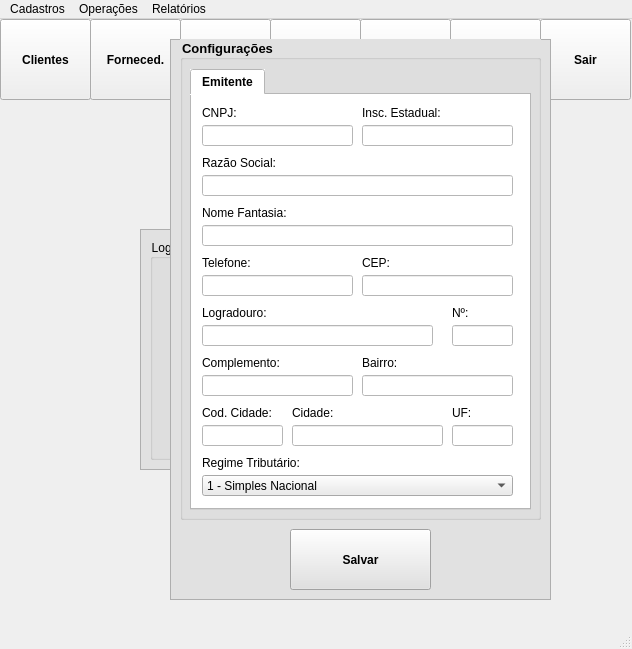
<?xml version="1.0" encoding="UTF-8"?>
<ui version="4.0">
 <class>MainWindow</class>
 <widget class="QMainWindow" name="MainWindow">
  <property name="geometry">
   <rect>
    <x>0</x>
    <y>0</y>
    <width>632</width>
    <height>649</height>
   </rect>
  </property>
  <property name="windowTitle">
   <string>MainWindow</string>
  </property>
  <widget class="QWidget" name="centralwidget">
   <widget class="QToolButton" name="bt_clientes">
    <property name="geometry">
     <rect>
      <x>0</x>
      <y>0</y>
      <width>91</width>
      <height>81</height>
     </rect>
    </property>
    <property name="font">
     <font>
      <weight>75</weight>
      <bold>true</bold>
     </font>
    </property>
    <property name="text">
     <string>Clientes</string>
    </property>
    <property name="icon">
     <iconset>
      <normaloff>../../financeiro/icons/iconClientes.png</normaloff>../../financeiro/icons/iconClientes.png</iconset>
    </property>
    <property name="iconSize">
     <size>
      <width>50</width>
      <height>50</height>
     </size>
    </property>
    <property name="toolButtonStyle">
     <enum>Qt::ToolButtonTextUnderIcon</enum>
    </property>
   </widget>
   <widget class="QToolButton" name="bt_fornecedores">
    <property name="geometry">
     <rect>
      <x>90</x>
      <y>0</y>
      <width>91</width>
      <height>81</height>
     </rect>
    </property>
    <property name="font">
     <font>
      <weight>75</weight>
      <bold>true</bold>
     </font>
    </property>
    <property name="text">
     <string>Forneced.</string>
    </property>
    <property name="icon">
     <iconset>
      <normaloff>../../financeiro/icons/iconFornecedor.png</normaloff>../../financeiro/icons/iconFornecedor.png</iconset>
    </property>
    <property name="iconSize">
     <size>
      <width>50</width>
      <height>50</height>
     </size>
    </property>
    <property name="toolButtonStyle">
     <enum>Qt::ToolButtonTextUnderIcon</enum>
    </property>
   </widget>
   <widget class="QToolButton" name="bt_transportadora">
    <property name="geometry">
     <rect>
      <x>180</x>
      <y>0</y>
      <width>91</width>
      <height>81</height>
     </rect>
    </property>
    <property name="font">
     <font>
      <weight>75</weight>
      <bold>true</bold>
     </font>
    </property>
    <property name="text">
     <string>Transport.</string>
    </property>
    <property name="icon">
     <iconset>
      <normaloff>../../financeiro/icons/iconTransportador.png</normaloff>../../financeiro/icons/iconTransportador.png</iconset>
    </property>
    <property name="iconSize">
     <size>
      <width>50</width>
      <height>50</height>
     </size>
    </property>
    <property name="toolButtonStyle">
     <enum>Qt::ToolButtonTextUnderIcon</enum>
    </property>
   </widget>
   <widget class="QToolButton" name="bt_emissao">
    <property name="geometry">
     <rect>
      <x>270</x>
      <y>0</y>
      <width>91</width>
      <height>81</height>
     </rect>
    </property>
    <property name="font">
     <font>
      <weight>75</weight>
      <bold>true</bold>
     </font>
    </property>
    <property name="text">
     <string>Emissão</string>
    </property>
    <property name="icon">
     <iconset>
      <normaloff>../../financeiro/icons/iconNFE.png</normaloff>../../financeiro/icons/iconNFE.png</iconset>
    </property>
    <property name="iconSize">
     <size>
      <width>50</width>
      <height>50</height>
     </size>
    </property>
    <property name="toolButtonStyle">
     <enum>Qt::ToolButtonTextUnderIcon</enum>
    </property>
   </widget>
   <widget class="QToolButton" name="bt_inutilizado">
    <property name="geometry">
     <rect>
      <x>360</x>
      <y>0</y>
      <width>91</width>
      <height>81</height>
     </rect>
    </property>
    <property name="font">
     <font>
      <weight>75</weight>
      <bold>true</bold>
     </font>
    </property>
    <property name="text">
     <string/>
    </property>
    <property name="iconSize">
     <size>
      <width>50</width>
      <height>50</height>
     </size>
    </property>
    <property name="toolButtonStyle">
     <enum>Qt::ToolButtonTextUnderIcon</enum>
    </property>
   </widget>
   <widget class="QToolButton" name="bt_trava">
    <property name="geometry">
     <rect>
      <x>450</x>
      <y>0</y>
      <width>91</width>
      <height>81</height>
     </rect>
    </property>
    <property name="font">
     <font>
      <weight>75</weight>
      <bold>true</bold>
     </font>
    </property>
    <property name="text">
     <string>Trava</string>
    </property>
    <property name="icon">
     <iconset>
      <normaloff>../../financeiro/icons/iconTrava.png</normaloff>../../financeiro/icons/iconTrava.png</iconset>
    </property>
    <property name="iconSize">
     <size>
      <width>50</width>
      <height>50</height>
     </size>
    </property>
    <property name="toolButtonStyle">
     <enum>Qt::ToolButtonTextUnderIcon</enum>
    </property>
   </widget>
   <widget class="QToolButton" name="bt_sair">
    <property name="geometry">
     <rect>
      <x>540</x>
      <y>0</y>
      <width>91</width>
      <height>81</height>
     </rect>
    </property>
    <property name="font">
     <font>
      <weight>75</weight>
      <bold>true</bold>
     </font>
    </property>
    <property name="text">
     <string>Sair</string>
    </property>
    <property name="icon">
     <iconset>
      <normaloff>../../financeiro/icons/iconSair.png</normaloff>../../financeiro/icons/iconSair.png</iconset>
    </property>
    <property name="iconSize">
     <size>
      <width>50</width>
      <height>50</height>
     </size>
    </property>
    <property name="toolButtonStyle">
     <enum>Qt::ToolButtonTextUnderIcon</enum>
    </property>
   </widget>
   <widget class="QFrame" name="frameLogin">
    <property name="geometry">
     <rect>
      <x>140</x>
      <y>210</y>
      <width>351</width>
      <height>241</height>
     </rect>
    </property>
    <property name="styleSheet">
     <string notr="true">background-color: rgb(225, 225, 225);</string>
    </property>
    <property name="frameShape">
     <enum>QFrame::StyledPanel</enum>
    </property>
    <property name="frameShadow">
     <enum>QFrame::Raised</enum>
    </property>
    <widget class="QGroupBox" name="gb_login">
     <property name="geometry">
      <rect>
       <x>10</x>
       <y>10</y>
       <width>331</width>
       <height>221</height>
      </rect>
     </property>
     <property name="title">
      <string>Login:</string>
     </property>
     <widget class="QLabel" name="txt_usuario">
      <property name="geometry">
       <rect>
        <x>50</x>
        <y>50</y>
        <width>55</width>
        <height>16</height>
       </rect>
      </property>
      <property name="text">
       <string>Usuário:</string>
      </property>
     </widget>
     <widget class="QLabel" name="txt_senha">
      <property name="geometry">
       <rect>
        <x>50</x>
        <y>100</y>
        <width>55</width>
        <height>16</height>
       </rect>
      </property>
      <property name="text">
       <string>Senha:</string>
      </property>
     </widget>
     <widget class="QLineEdit" name="lb_usuario">
      <property name="geometry">
       <rect>
        <x>110</x>
        <y>40</y>
        <width>141</width>
        <height>31</height>
       </rect>
      </property>
      <property name="styleSheet">
       <string notr="true">background-color: rgb(255, 255, 255);</string>
      </property>
      <property name="maxLength">
       <number>3</number>
      </property>
     </widget>
     <widget class="QLineEdit" name="lb_senha">
      <property name="geometry">
       <rect>
        <x>110</x>
        <y>90</y>
        <width>141</width>
        <height>31</height>
       </rect>
      </property>
      <property name="styleSheet">
       <string notr="true">background-color: rgb(255, 255, 255);</string>
      </property>
      <property name="maxLength">
       <number>10</number>
      </property>
      <property name="echoMode">
       <enum>QLineEdit::Password</enum>
      </property>
     </widget>
     <widget class="QToolButton" name="bt_login">
      <property name="geometry">
       <rect>
        <x>110</x>
        <y>140</y>
        <width>141</width>
        <height>61</height>
       </rect>
      </property>
      <property name="font">
       <font>
        <weight>75</weight>
        <bold>true</bold>
       </font>
      </property>
      <property name="text">
       <string>Login</string>
      </property>
      <property name="icon">
       <iconset>
        <normaloff>../../financeiro/icons/iconConfirmar.png</normaloff>../../financeiro/icons/iconConfirmar.png</iconset>
      </property>
      <property name="iconSize">
       <size>
        <width>48</width>
        <height>48</height>
       </size>
      </property>
      <property name="toolButtonStyle">
       <enum>Qt::ToolButtonTextBesideIcon</enum>
      </property>
      <property name="arrowType">
       <enum>Qt::NoArrow</enum>
      </property>
     </widget>
    </widget>
   </widget>
   <widget class="QFrame" name="frameConfiguracoes">
    <property name="geometry">
     <rect>
      <x>170</x>
      <y>20</y>
      <width>381</width>
      <height>561</height>
     </rect>
    </property>
    <property name="styleSheet">
     <string notr="true">background-color: rgb(225, 225, 225);</string>
    </property>
    <property name="frameShape">
     <enum>QFrame::StyledPanel</enum>
    </property>
    <property name="frameShadow">
     <enum>QFrame::Raised</enum>
    </property>
    <widget class="QGroupBox" name="gb_configuracoes">
     <property name="geometry">
      <rect>
       <x>10</x>
       <y>0</y>
       <width>361</width>
       <height>481</height>
      </rect>
     </property>
     <property name="font">
      <font>
       <pointsize>10</pointsize>
       <weight>75</weight>
       <bold>true</bold>
      </font>
     </property>
     <property name="title">
      <string>Configurações</string>
     </property>
     <widget class="QTabWidget" name="tb_configuracoes">
      <property name="geometry">
       <rect>
        <x>10</x>
        <y>30</y>
        <width>341</width>
        <height>441</height>
       </rect>
      </property>
      <property name="font">
       <font>
        <weight>75</weight>
        <bold>true</bold>
       </font>
      </property>
      <property name="styleSheet">
       <string notr="true">background-color: rgb(255, 255, 255);</string>
      </property>
      <property name="currentIndex">
       <number>0</number>
      </property>
      <widget class="QWidget" name="tabEmitente">
       <attribute name="title">
        <string>Emitente</string>
       </attribute>
       <widget class="QLabel" name="txt_cnpj">
        <property name="geometry">
         <rect>
          <x>10</x>
          <y>10</y>
          <width>55</width>
          <height>16</height>
         </rect>
        </property>
        <property name="text">
         <string>CNPJ:</string>
        </property>
       </widget>
       <widget class="QLineEdit" name="lb_cnpj">
        <property name="geometry">
         <rect>
          <x>10</x>
          <y>30</y>
          <width>151</width>
          <height>21</height>
         </rect>
        </property>
        <property name="styleSheet">
         <string notr="true">background-color: rgb(255, 255, 255);</string>
        </property>
        <property name="maxLength">
         <number>14</number>
        </property>
        <property name="frame">
         <bool>true</bool>
        </property>
       </widget>
       <widget class="QLabel" name="txt_inscrEstadual">
        <property name="geometry">
         <rect>
          <x>170</x>
          <y>10</y>
          <width>100</width>
          <height>16</height>
         </rect>
        </property>
        <property name="text">
         <string>Insc. Estadual:</string>
        </property>
       </widget>
       <widget class="QLineEdit" name="lb_inscestadual">
        <property name="geometry">
         <rect>
          <x>170</x>
          <y>30</y>
          <width>151</width>
          <height>21</height>
         </rect>
        </property>
        <property name="styleSheet">
         <string notr="true">background-color: rgb(255, 255, 255);</string>
        </property>
        <property name="maxLength">
         <number>12</number>
        </property>
        <property name="frame">
         <bool>true</bool>
        </property>
       </widget>
       <widget class="QLabel" name="txt_razaoSocial">
        <property name="geometry">
         <rect>
          <x>10</x>
          <y>60</y>
          <width>101</width>
          <height>16</height>
         </rect>
        </property>
        <property name="text">
         <string>Razão Social:</string>
        </property>
       </widget>
       <widget class="QLineEdit" name="lb_razaoSocial">
        <property name="geometry">
         <rect>
          <x>10</x>
          <y>80</y>
          <width>311</width>
          <height>21</height>
         </rect>
        </property>
        <property name="styleSheet">
         <string notr="true">background-color: rgb(255, 255, 255);</string>
        </property>
        <property name="text">
         <string/>
        </property>
        <property name="maxLength">
         <number>50</number>
        </property>
        <property name="frame">
         <bool>true</bool>
        </property>
       </widget>
       <widget class="QLineEdit" name="lb_nomeFantasia">
        <property name="geometry">
         <rect>
          <x>10</x>
          <y>130</y>
          <width>311</width>
          <height>21</height>
         </rect>
        </property>
        <property name="styleSheet">
         <string notr="true">background-color: rgb(255, 255, 255);</string>
        </property>
        <property name="maxLength">
         <number>50</number>
        </property>
        <property name="frame">
         <bool>true</bool>
        </property>
       </widget>
       <widget class="QLabel" name="txt_nomeFantasia">
        <property name="geometry">
         <rect>
          <x>10</x>
          <y>110</y>
          <width>101</width>
          <height>16</height>
         </rect>
        </property>
        <property name="text">
         <string>Nome Fantasia:</string>
        </property>
       </widget>
       <widget class="QLineEdit" name="lb_cep">
        <property name="geometry">
         <rect>
          <x>170</x>
          <y>180</y>
          <width>151</width>
          <height>21</height>
         </rect>
        </property>
        <property name="styleSheet">
         <string notr="true">background-color: rgb(255, 255, 255);</string>
        </property>
        <property name="maxLength">
         <number>9</number>
        </property>
        <property name="frame">
         <bool>true</bool>
        </property>
       </widget>
       <widget class="QLabel" name="txt_telefone">
        <property name="geometry">
         <rect>
          <x>10</x>
          <y>160</y>
          <width>55</width>
          <height>16</height>
         </rect>
        </property>
        <property name="text">
         <string>Telefone:</string>
        </property>
       </widget>
       <widget class="QLabel" name="txt_cep">
        <property name="geometry">
         <rect>
          <x>170</x>
          <y>160</y>
          <width>100</width>
          <height>16</height>
         </rect>
        </property>
        <property name="text">
         <string>CEP:</string>
        </property>
       </widget>
       <widget class="QLineEdit" name="lb_telefone">
        <property name="geometry">
         <rect>
          <x>10</x>
          <y>180</y>
          <width>151</width>
          <height>21</height>
         </rect>
        </property>
        <property name="styleSheet">
         <string notr="true">background-color: rgb(255, 255, 255);</string>
        </property>
        <property name="maxLength">
         <number>15</number>
        </property>
        <property name="frame">
         <bool>true</bool>
        </property>
       </widget>
       <widget class="QLabel" name="txt_logradouro">
        <property name="geometry">
         <rect>
          <x>10</x>
          <y>210</y>
          <width>101</width>
          <height>16</height>
         </rect>
        </property>
        <property name="text">
         <string>Logradouro:</string>
        </property>
       </widget>
       <widget class="QLineEdit" name="lb_logradouro">
        <property name="geometry">
         <rect>
          <x>10</x>
          <y>230</y>
          <width>231</width>
          <height>21</height>
         </rect>
        </property>
        <property name="styleSheet">
         <string notr="true">background-color: rgb(255, 255, 255);</string>
        </property>
        <property name="maxLength">
         <number>3</number>
        </property>
        <property name="frame">
         <bool>true</bool>
        </property>
       </widget>
       <widget class="QLabel" name="txt_numero">
        <property name="geometry">
         <rect>
          <x>260</x>
          <y>210</y>
          <width>41</width>
          <height>16</height>
         </rect>
        </property>
        <property name="text">
         <string>Nº:</string>
        </property>
       </widget>
       <widget class="QLineEdit" name="lb_numero">
        <property name="geometry">
         <rect>
          <x>260</x>
          <y>230</y>
          <width>61</width>
          <height>21</height>
         </rect>
        </property>
        <property name="styleSheet">
         <string notr="true">background-color: rgb(255, 255, 255);</string>
        </property>
        <property name="maxLength">
         <number>3</number>
        </property>
        <property name="frame">
         <bool>true</bool>
        </property>
       </widget>
       <widget class="QLineEdit" name="lb_complemento">
        <property name="geometry">
         <rect>
          <x>10</x>
          <y>280</y>
          <width>151</width>
          <height>21</height>
         </rect>
        </property>
        <property name="styleSheet">
         <string notr="true">background-color: rgb(255, 255, 255);</string>
        </property>
        <property name="maxLength">
         <number>15</number>
        </property>
        <property name="frame">
         <bool>true</bool>
        </property>
       </widget>
       <widget class="QLabel" name="txt_complemento">
        <property name="geometry">
         <rect>
          <x>10</x>
          <y>260</y>
          <width>101</width>
          <height>16</height>
         </rect>
        </property>
        <property name="text">
         <string>Complemento:</string>
        </property>
       </widget>
       <widget class="QLabel" name="txt_bairro">
        <property name="geometry">
         <rect>
          <x>170</x>
          <y>260</y>
          <width>100</width>
          <height>16</height>
         </rect>
        </property>
        <property name="text">
         <string>Bairro:</string>
        </property>
       </widget>
       <widget class="QLineEdit" name="lb_endereco">
        <property name="geometry">
         <rect>
          <x>170</x>
          <y>280</y>
          <width>151</width>
          <height>21</height>
         </rect>
        </property>
        <property name="styleSheet">
         <string notr="true">background-color: rgb(255, 255, 255);</string>
        </property>
        <property name="maxLength">
         <number>20</number>
        </property>
        <property name="frame">
         <bool>true</bool>
        </property>
       </widget>
       <widget class="QLineEdit" name="lb_codCidade">
        <property name="geometry">
         <rect>
          <x>10</x>
          <y>330</y>
          <width>81</width>
          <height>21</height>
         </rect>
        </property>
        <property name="styleSheet">
         <string notr="true">background-color: rgb(255, 255, 255);</string>
        </property>
        <property name="maxLength">
         <number>7</number>
        </property>
        <property name="frame">
         <bool>true</bool>
        </property>
       </widget>
       <widget class="QLineEdit" name="lb_cidade">
        <property name="geometry">
         <rect>
          <x>100</x>
          <y>330</y>
          <width>151</width>
          <height>21</height>
         </rect>
        </property>
        <property name="styleSheet">
         <string notr="true">background-color: rgb(255, 255, 255);</string>
        </property>
        <property name="maxLength">
         <number>30</number>
        </property>
        <property name="frame">
         <bool>true</bool>
        </property>
       </widget>
       <widget class="QLabel" name="txt_cidade">
        <property name="geometry">
         <rect>
          <x>100</x>
          <y>310</y>
          <width>111</width>
          <height>16</height>
         </rect>
        </property>
        <property name="text">
         <string>Cidade:</string>
        </property>
       </widget>
       <widget class="QLabel" name="txt_codCidade">
        <property name="geometry">
         <rect>
          <x>10</x>
          <y>310</y>
          <width>81</width>
          <height>16</height>
         </rect>
        </property>
        <property name="text">
         <string>Cod. Cidade:</string>
        </property>
       </widget>
       <widget class="QLineEdit" name="lb_uf">
        <property name="geometry">
         <rect>
          <x>260</x>
          <y>330</y>
          <width>61</width>
          <height>21</height>
         </rect>
        </property>
        <property name="styleSheet">
         <string notr="true">background-color: rgb(255, 255, 255);</string>
        </property>
        <property name="maxLength">
         <number>2</number>
        </property>
        <property name="frame">
         <bool>true</bool>
        </property>
       </widget>
       <widget class="QLabel" name="txt_uf">
        <property name="geometry">
         <rect>
          <x>260</x>
          <y>310</y>
          <width>41</width>
          <height>16</height>
         </rect>
        </property>
        <property name="text">
         <string>UF:</string>
        </property>
       </widget>
       <widget class="QComboBox" name="cb_regimeTributario">
        <property name="geometry">
         <rect>
          <x>10</x>
          <y>380</y>
          <width>311</width>
          <height>21</height>
         </rect>
        </property>
        <property name="styleSheet">
         <string notr="true">background-color: rgb(235, 235, 235);</string>
        </property>
        <item>
         <property name="text">
          <string>1 - Simples Nacional</string>
         </property>
        </item>
        <item>
         <property name="text">
          <string>2 - Simples Nacional, excesso sublimite de receita bruta</string>
         </property>
        </item>
        <item>
         <property name="text">
          <string>3 - Regime Normal</string>
         </property>
        </item>
       </widget>
       <widget class="QLabel" name="txt_regimeTributario">
        <property name="geometry">
         <rect>
          <x>10</x>
          <y>360</y>
          <width>121</width>
          <height>16</height>
         </rect>
        </property>
        <property name="text">
         <string>Regime Tributário:</string>
        </property>
       </widget>
      </widget>
     </widget>
    </widget>
    <widget class="QToolButton" name="bt_salvarConfiguracoes">
     <property name="geometry">
      <rect>
       <x>120</x>
       <y>490</y>
       <width>141</width>
       <height>61</height>
      </rect>
     </property>
     <property name="font">
      <font>
       <weight>75</weight>
       <bold>true</bold>
      </font>
     </property>
     <property name="text">
      <string>Salvar</string>
     </property>
     <property name="icon">
      <iconset>
       <normaloff>../../financeiro/icons/iconSalvar.png</normaloff>../../financeiro/icons/iconSalvar.png</iconset>
     </property>
     <property name="iconSize">
      <size>
       <width>48</width>
       <height>48</height>
      </size>
     </property>
     <property name="toolButtonStyle">
      <enum>Qt::ToolButtonTextBesideIcon</enum>
     </property>
     <property name="arrowType">
      <enum>Qt::NoArrow</enum>
     </property>
    </widget>
   </widget>
  </widget>
  <widget class="QMenuBar" name="menubar">
   <property name="geometry">
    <rect>
     <x>0</x>
     <y>0</y>
     <width>632</width>
     <height>21</height>
    </rect>
   </property>
   <widget class="QMenu" name="menuCadastros">
    <property name="title">
     <string>Cadastros</string>
    </property>
    <widget class="QMenu" name="menuMateriais">
     <property name="title">
      <string>Materiais</string>
     </property>
     <addaction name="actionProdutos"/>
     <addaction name="actionClassFiscal"/>
    </widget>
    <addaction name="actionClientes"/>
    <addaction name="actionConfiguracoes"/>
    <addaction name="actionEstados"/>
    <addaction name="actionFornecedores"/>
    <addaction name="menuMateriais"/>
    <addaction name="actionMunicipios"/>
    <addaction name="actionNat_Operacoes"/>
    <addaction name="actionTransportadoras"/>
    <addaction name="actionUsuarios"/>
   </widget>
   <widget class="QMenu" name="menuOperacoes">
    <property name="title">
     <string>Operações</string>
    </property>
    <addaction name="actionGerenciamento"/>
    <addaction name="actionEmissaoNotaFiscal"/>
   </widget>
   <widget class="QMenu" name="menuRelatorios">
    <property name="title">
     <string>Relatórios</string>
    </property>
    <widget class="QMenu" name="menuNotaFiscal">
     <property name="title">
      <string>Nota Fiscal</string>
     </property>
     <addaction name="actionAnalitico"/>
     <addaction name="actionSintetico"/>
    </widget>
    <addaction name="menuNotaFiscal"/>
   </widget>
   <addaction name="menuCadastros"/>
   <addaction name="menuOperacoes"/>
   <addaction name="menuRelatorios"/>
  </widget>
  <widget class="QStatusBar" name="statusbar"/>
  <action name="actionClientes">
   <property name="text">
    <string>Clientes</string>
   </property>
  </action>
  <action name="actionConfiguracoes">
   <property name="text">
    <string>Configurações</string>
   </property>
  </action>
  <action name="actionEstados">
   <property name="text">
    <string>Estados</string>
   </property>
  </action>
  <action name="actionFornecedores">
   <property name="text">
    <string>Fornecedores</string>
   </property>
  </action>
  <action name="actionMunicipios">
   <property name="text">
    <string>Municipios</string>
   </property>
  </action>
  <action name="actionNat_Operacoes">
   <property name="text">
    <string>Nat. Operações</string>
   </property>
  </action>
  <action name="actionTransportadoras">
   <property name="text">
    <string>Transportadoras</string>
   </property>
  </action>
  <action name="actionUsuarios">
   <property name="text">
    <string>Usuários</string>
   </property>
  </action>
  <action name="actionProdutos">
   <property name="text">
    <string>Produtos</string>
   </property>
  </action>
  <action name="actionClassFiscal">
   <property name="text">
    <string>Class. Fiscal</string>
   </property>
  </action>
  <action name="actionGerenciamento">
   <property name="text">
    <string>Gerenciamento</string>
   </property>
  </action>
  <action name="actionEmissaoNotaFiscal">
   <property name="text">
    <string>Emissão Nota Fiscal</string>
   </property>
  </action>
  <action name="actionAnalitico">
   <property name="text">
    <string>Analítico</string>
   </property>
  </action>
  <action name="actionSintetico">
   <property name="text">
    <string>Sintético</string>
   </property>
  </action>
 </widget>
 <resources/>
 <connections>
  <connection>
   <sender>bt_login</sender>
   <signal>clicked()</signal>
   <receiver>frameLogin</receiver>
   <slot>hide()</slot>
   <hints>
    <hint type="sourcelabel">
     <x>330</x>
     <y>416</y>
    </hint>
    <hint type="destinationlabel">
     <x>315</x>
     <y>356</y>
    </hint>
   </hints>
  </connection>
  <connection>
   <sender>bt_trava</sender>
   <signal>clicked()</signal>
   <receiver>frameLogin</receiver>
   <slot>show()</slot>
   <hints>
    <hint type="sourcelabel">
     <x>495</x>
     <y>66</y>
    </hint>
    <hint type="destinationlabel">
     <x>315</x>
     <y>356</y>
    </hint>
   </hints>
  </connection>
  <connection>
   <sender>actionConfiguracoes</sender>
   <signal>triggered()</signal>
   <receiver>frameConfiguracoes</receiver>
   <slot>show()</slot>
   <hints>
    <hint type="sourcelabel">
     <x>-1</x>
     <y>-1</y>
    </hint>
    <hint type="destinationlabel">
     <x>310</x>
     <y>326</y>
    </hint>
   </hints>
  </connection>
  <connection>
   <sender>bt_salvarConfiguracoes</sender>
   <signal>clicked()</signal>
   <receiver>frameConfiguracoes</receiver>
   <slot>hide()</slot>
   <hints>
    <hint type="sourcelabel">
     <x>310</x>
     <y>561</y>
    </hint>
    <hint type="destinationlabel">
     <x>310</x>
     <y>321</y>
    </hint>
   </hints>
  </connection>
 </connections>
</ui>
